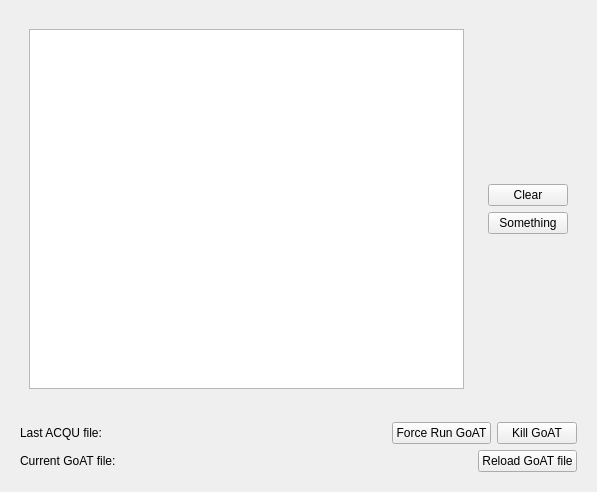
<?xml version="1.0" encoding="UTF-8"?>
<ui version="4.0">
 <class>TabLog</class>
 <widget class="QWidget" name="TabLog">
  <property name="geometry">
   <rect>
    <x>0</x>
    <y>0</y>
    <width>597</width>
    <height>492</height>
   </rect>
  </property>
  <property name="windowTitle">
   <string>Form</string>
  </property>
  <layout class="QVBoxLayout" name="verticalLayout">
   <item>
    <widget class="QWidget" name="widget" native="true">
     <layout class="QHBoxLayout" name="horizontalLayout">
      <item>
       <widget class="QWidget" name="widget_3" native="true">
        <layout class="QHBoxLayout" name="horizontalLayout_4">
         <item>
          <widget class="QTextBrowser" name="textBrowser">
           <property name="html">
            <string>&lt;!DOCTYPE HTML PUBLIC &quot;-//W3C//DTD HTML 4.0//EN&quot; &quot;http://www.w3.org/TR/REC-html40/strict.dtd&quot;&gt;
&lt;html&gt;&lt;head&gt;&lt;meta name=&quot;qrichtext&quot; content=&quot;1&quot; /&gt;&lt;style type=&quot;text/css&quot;&gt;
p, li { white-space: pre-wrap; }
&lt;/style&gt;&lt;/head&gt;&lt;body style=&quot; font-family:'Ubuntu'; font-size:11pt; font-weight:400; font-style:normal;&quot;&gt;
&lt;p style=&quot;-qt-paragraph-type:empty; margin-top:0px; margin-bottom:0px; margin-left:0px; margin-right:0px; -qt-block-indent:0; text-indent:0px;&quot;&gt;&lt;br /&gt;&lt;/p&gt;&lt;/body&gt;&lt;/html&gt;</string>
           </property>
          </widget>
         </item>
        </layout>
       </widget>
      </item>
      <item>
       <widget class="QWidget" name="widget_4" native="true">
        <property name="sizePolicy">
         <sizepolicy hsizetype="Preferred" vsizetype="Fixed">
          <horstretch>0</horstretch>
          <verstretch>0</verstretch>
         </sizepolicy>
        </property>
        <layout class="QVBoxLayout" name="verticalLayout_2">
         <item>
          <widget class="QPushButton" name="pushButton">
           <property name="text">
            <string>Clear</string>
           </property>
          </widget>
         </item>
         <item>
          <widget class="QPushButton" name="pushButton_2">
           <property name="text">
            <string>Something</string>
           </property>
          </widget>
         </item>
        </layout>
       </widget>
      </item>
     </layout>
    </widget>
   </item>
   <item>
    <widget class="QWidget" name="widget_2" native="true">
     <property name="sizePolicy">
      <sizepolicy hsizetype="Preferred" vsizetype="Fixed">
       <horstretch>0</horstretch>
       <verstretch>0</verstretch>
      </sizepolicy>
     </property>
     <property name="autoFillBackground">
      <bool>false</bool>
     </property>
     <layout class="QVBoxLayout" name="verticalLayout_3">
      <item>
       <layout class="QHBoxLayout" name="horizontalLayout_2">
        <property name="margin">
         <number>0</number>
        </property>
        <item>
         <widget class="QLabel" name="label">
          <property name="sizePolicy">
           <sizepolicy hsizetype="Fixed" vsizetype="Preferred">
            <horstretch>0</horstretch>
            <verstretch>0</verstretch>
           </sizepolicy>
          </property>
          <property name="text">
           <string>Last ACQU file:</string>
          </property>
         </widget>
        </item>
        <item>
         <widget class="QLabel" name="labelLastACQU">
          <property name="text">
           <string/>
          </property>
         </widget>
        </item>
        <item>
         <widget class="QPushButton" name="buttonForceRunGoAT">
          <property name="sizePolicy">
           <sizepolicy hsizetype="Fixed" vsizetype="Fixed">
            <horstretch>0</horstretch>
            <verstretch>0</verstretch>
           </sizepolicy>
          </property>
          <property name="text">
           <string>Force Run GoAT</string>
          </property>
         </widget>
        </item>
        <item>
         <widget class="QPushButton" name="buttonKillGoAT">
          <property name="sizePolicy">
           <sizepolicy hsizetype="Fixed" vsizetype="Fixed">
            <horstretch>0</horstretch>
            <verstretch>0</verstretch>
           </sizepolicy>
          </property>
          <property name="text">
           <string>Kill GoAT</string>
          </property>
         </widget>
        </item>
       </layout>
      </item>
      <item>
       <layout class="QHBoxLayout" name="horizontalLayout_3">
        <item>
         <widget class="QLabel" name="label_2">
          <property name="sizePolicy">
           <sizepolicy hsizetype="Fixed" vsizetype="Preferred">
            <horstretch>0</horstretch>
            <verstretch>0</verstretch>
           </sizepolicy>
          </property>
          <property name="text">
           <string>Current GoAT file:</string>
          </property>
         </widget>
        </item>
        <item>
         <widget class="QLabel" name="labelCurrentGoat">
          <property name="text">
           <string/>
          </property>
         </widget>
        </item>
        <item>
         <widget class="QPushButton" name="buttonGoATFile">
          <property name="sizePolicy">
           <sizepolicy hsizetype="Fixed" vsizetype="Fixed">
            <horstretch>0</horstretch>
            <verstretch>0</verstretch>
           </sizepolicy>
          </property>
          <property name="text">
           <string>Reload GoAT file</string>
          </property>
         </widget>
        </item>
       </layout>
      </item>
     </layout>
    </widget>
   </item>
  </layout>
 </widget>
 <resources/>
 <connections/>
</ui>
